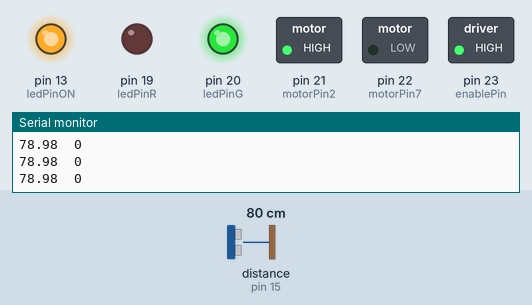
The sketch below on a simulated Arduino Mega 2560, built with avr-gcc and run on an emulated ATmega2560. On the bench: switched loads named in the sketch (green lamp = pin HIGH), output pins drawn as LEDs (lit = HIGH), the last lines printed to the serial monitor. Wiring (inferred from the names in the program): ultrasonic range finder: trigger pin 14; echo pin 15. Inputs (shaded band) come from the test bench; at power-on: distance to the obstacle (sensor on pin 15) 80 cm. The echo pulse lasts 58.3 µs per cm; pins used as bus, display or sensor lines are not drawn.

Above: at 1.2 s.
1.3 s: distance to the obstacle (sensor on pin 15) set to 14 cm
2.8 s: distance to the obstacle (sensor on pin 15) set to 11 cm
At 4.0 s:
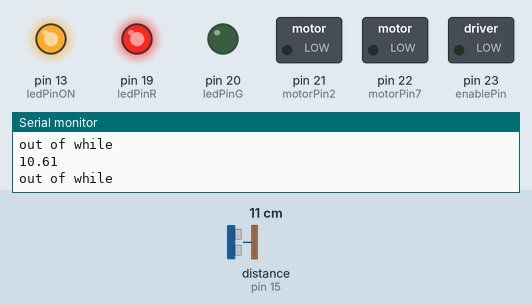
4.3 s: distance to the obstacle (sensor on pin 15) set to 18 cm
At 5.8 s:
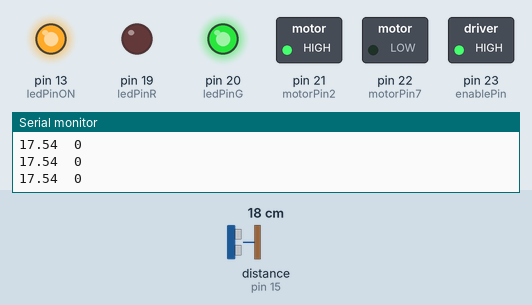
Timing chart, 0 to 7.3 s (numbered marks = the images above; inputs shaded):
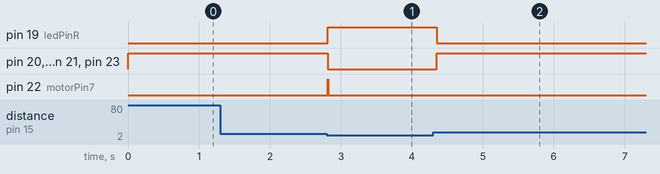

The sketch:

H-bridge_Teensy_Ultra_Braking_v1.ino
```cpp
// This is the code for slot car using H-bridge (L293D) & Teensy 3.2

// define variables

// IR sensor
//int sensorValue;
//float Distance;

// Ultrasonic Sensor
const int trigPin = 14;
const int echoPin = 15;
long duration;
float distance;
unsigned long time;

// H-bridge & motor Pins
int motorPin2 = 21;  // H-bridge leg 1 pin 2--> Teensy Pin 21
int motorPin7 = 22;  // H-bridge leg 2 pin 7--> Teensy Pin 22
int enablePin = 23;  // H-bridge enable Pin 1 --> Teensy Pin 23 x
bool x = true;
//int pwmVal;

// LEDs
int ledPinR = 19;
int ledPinG = 20;
int ledPinON = 13;


void setup() {
  // define distance to zero
  //Distance = 0;

  // define H-bridge pins
  pinMode(motorPin2, OUTPUT);
  pinMode(motorPin7, OUTPUT);
  pinMode(enablePin, OUTPUT);

  // digital write
  //digitalWrite(enablePin, HIGH);

  // enablepin --> will turn motor on
  digitalWrite(enablePin, HIGH);

  // Ultrasonic Sensor
  pinMode(trigPin, OUTPUT);
  pinMode(echoPin, INPUT);

  // LEDs
  pinMode(ledPinR, OUTPUT);
  pinMode(ledPinG, OUTPUT);
  pinMode(ledPinON, OUTPUT);

  // baud rate. May have to change the frequency...
  Serial.begin(9600);
  digitalWrite(ledPinON, HIGH);
}

void loop() {

  // Ultrasonic Sensor
  digitalWrite(trigPin, LOW);
  delayMicroseconds(2);
  // Sets the trigPin on HIGH state for 10 micro seconds
  digitalWrite(trigPin, HIGH);
  delayMicroseconds(10);
  digitalWrite(trigPin, LOW);
  // Reads the echoPin, returns the sound wave travel time in microseconds
  duration = pulseIn(echoPin, HIGH);
  // Calculating the distance
  distance = (duration * 0.034) / 2;
  // delay(150);
  // Prints the distance on the Serial Monitor
  //Serial.print("Distance: ");
  time = time + 0.02;

  Serial.print(distance);
  Serial.print("\t");
  Serial.println(time);


  ///////////////////////////////////////////////////////////////
  // motor --> PWM

  // write to each motor leg
  digitalWrite(motorPin2, HIGH);
  digitalWrite(motorPin7, LOW);

  // note: PWM need to be modified

  if (distance > 12) {
    //pwmVal = 0;
    digitalWrite(ledPinR, LOW);
    digitalWrite(ledPinG, HIGH);
    analogWrite(enablePin, 180);
  }
  else if (distance <= 12) {
    digitalWrite(ledPinG, LOW);
    digitalWrite(ledPinR, HIGH);
    analogWrite(enablePin, 80);
    // Apply the reverse current (i.e., brake)
    digitalWrite(motorPin2, LOW);
    digitalWrite(motorPin7, HIGH);
    //delay(300);
    Serial.print(distance);
    Serial.print("\t");
    while (distance <= 12) {
      // Ultrasonic Sensor
      digitalWrite(trigPin, LOW);
      delayMicroseconds(2);
      // Sets the trigPin on HIGH state for 10 micro seconds
      digitalWrite(trigPin, HIGH);
      delayMicroseconds(10);
      digitalWrite(trigPin, LOW);
      // Reads the echoPin, returns the sound wave travel time in microseconds
      duration = pulseIn(echoPin, HIGH);
      // Calculating the distance
      distance = (duration * 0.034) / 2;
      // Prints the distance on the Serial Monitor
      //Serial.print("Distance: ");
      time = time + 0.02;
      Serial.print(distance);
      Serial.print("\n");
      analogWrite(enablePin, 0);
      digitalWrite(motorPin2, LOW);
      digitalWrite(motorPin7, LOW);
      analogWrite(enablePin, 0);
    Serial.print("out of while");
    Serial.print("\n");
  }
}
}
```

Measured:
- the behaviour switches between 13 and 12 cm on distance to the obstacle (sensor on pin 15) (found by bisection; images 0 and 1)
- after the input at 2.8 s, pin 19 (ledPinR): LOW → HIGH at once; pin 20 (ledPinG), pin 21 (motorPin2), pin 23 (enablePin): HIGH → LOW at once; pin 22 (motorPin7): LOW → HIGH at once, → LOW 0.01 s later
- after the input at 4.3 s, pin 19 (ledPinR): HIGH → LOW after 0.05 s; pin 20 (ledPinG), pin 21 (motorPin2), pin 23 (enablePin): LOW → HIGH after 0.05 s
